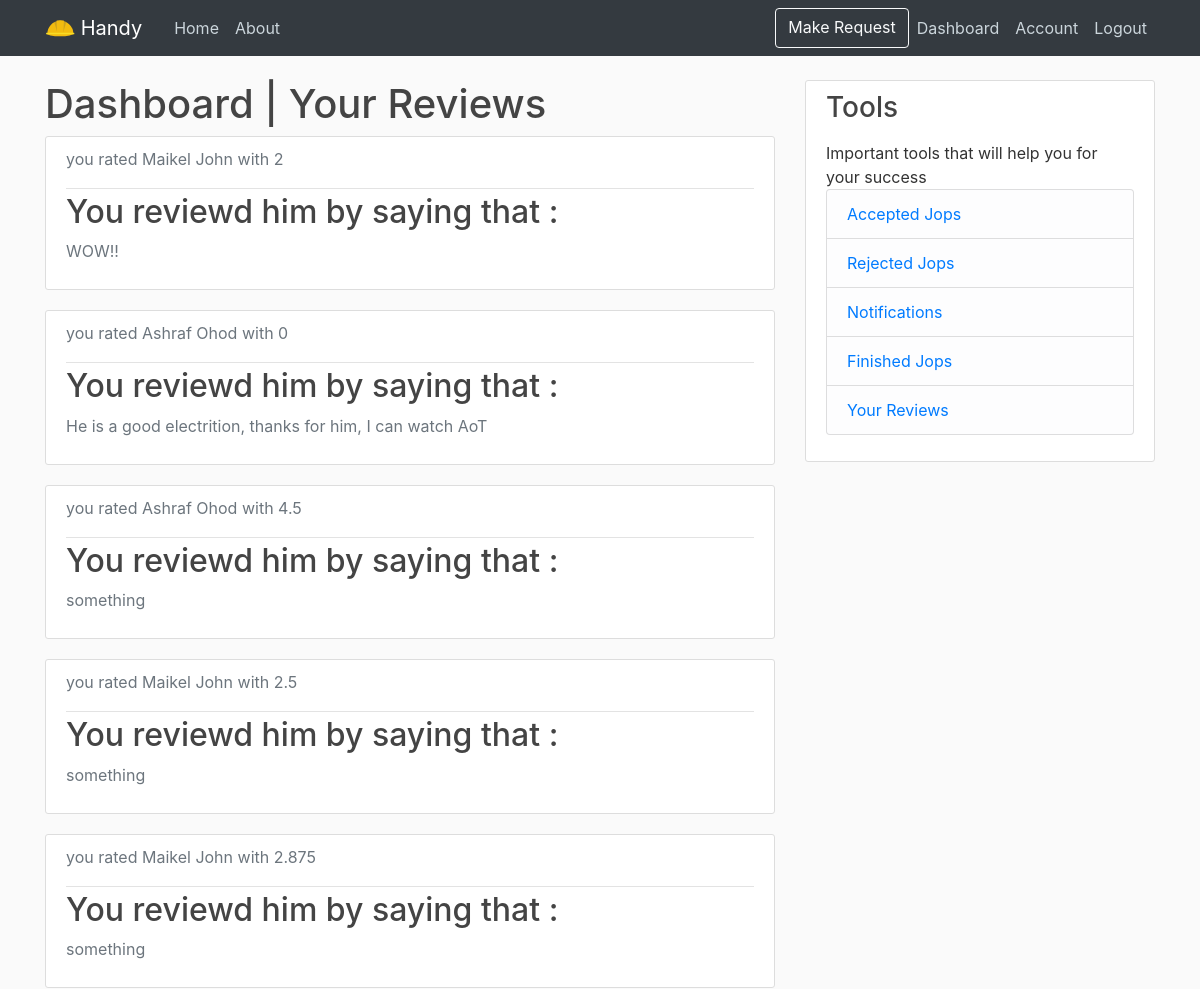
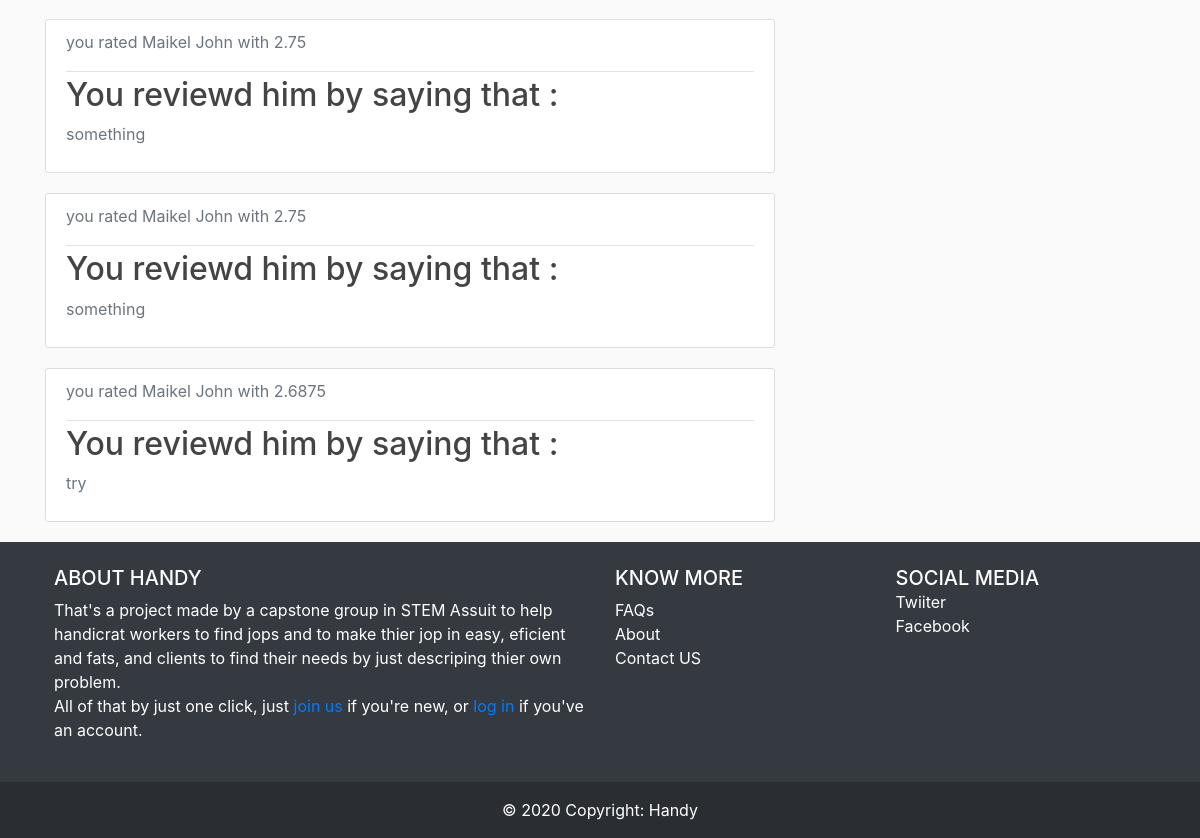
Screenshot of /account/dashboard/Reviews (signed in) with the database file from the repository (2 pictures, top to bottom).
### handy/models.py (models this page shows, shortened)
class Reviews(db.Model):
    id = db.Column(db.Integer, primary_key=True)
    Review = db.Column(db.String(), nullable=False)
    rate = db.Column(db.Integer, nullable=False)
    user_id = db.Column(db.Integer, db.ForeignKey('user.id'), nullable=False)
    worker_id = db.Column(db.Integer, nullable=False)

class User(db.Model, UserMixin):
    default = " I am an Handicraft who search about any jop here, I'm new here; so if you want any help in my major so please contact me"
    id = db.Column(db.Integer, primary_key=True)
    username = db.Column(db.String(20), nullable=False)
    firstname = db.Column(db.String(20), nullable=False)
    lastname = db.Column(db.String(20), nullable=False)
    email = db.Column(db.String(120), unique=True, nullable=False)
    image_file = db.Column(db.String(20), nullable=False, default='default.jpg')
    password = db.Column(db.String(60), nullable=False)
    account_type = db.Column(db.String(), nullable=False)
    phone = db.Column(db.String(), nullable=False)
    city = db.Column(db.String(), nullable=False)
    state = db.Column(db.String(), nullable=False)
    major = db.Column(db.String(), nullable=False, default='General')
    rate = db.Column(db.Integer, nullable=False, default=0)
    description = db.Column(db.Text, nullable=False, default=default)
    posts = db.relationship('Post', backref='author', lazy=True)
    jops = db.relationship('AppliedJop', backref='author', lazy=True)
    Hires = db.relationship('HireWorker', backref='author', lazy=True)
    reviews = db.relationship('Reviews', backref='author', lazy=True)

### handy/routes.py (the view, shortened to what this page needs)
@app.route("/account/dashboard/<string:route>", methods=['POST', 'GET'])
def dashboard_route(route):
    return render_template('dashboardExt.html', title=route, route=route, User=User, Reviews=Reviews, AppliedJop=AppliedJop)

### handy/models.py (called while the page is built)
@login_manager.user_loader
def load_user(user_id):
    try:
        return User.query.get(int(user_id))
    except:
        pass

### handy/templates/dashboardExt.html (shortened to what this page needs)
{% extends "dashboard.html" %}
    {% block ClientDashboard %}
        {% if route == 'General' %}
                <p class="text-muted"> Here in the Dashboard, you will have more accessibility to tools that will help you to success,
                    there will be more tools that will be availble soon, but right now there is three main tools :
                        <ul class="list-group">
                        <li class="list-group-item"><a href=" {{ url_for('dashboard_route', route='Accepted' ) }} ">Accepted Jops</a></li>
                        <p class="text-muted m-1">this tool will help you just to focus on the accepted jops, which will provide you more data about the client and the jop details, and will give you communication data to the client.</p>
                        <li class="list-group-item"><a href=" {{ url_for('dashboard_route', route='Rejected') }} ">Rejected Jops</a></li>
                        <p class="text-muted m-1">this tool will give you a list of rejected jops, which will make you have the ability to know them and to review the reasons which will help you in the next times.</p>
                        <li class="list-group-item"><a href="{{ url_for('dashboard_route', route='Reviews') }}">Client Reviews</a></li>
                        <p class="text-muted m-1">This tool will show you the reviews from clients that thier jops has been finished.</p>
                        </ul>
                    <span class="text-muted">and soon there will be more features that will help you to get your jop easy, efficent and fast, such as online payment methods, relatable handicrafts stores, and success statictics, which will be provided very soon.</span>
                    </p>
                {% elif route == 'Reviews' %}
                    {% for review in current_user.reviews %}
                            <article class="media content-section">
                                <div class="media-body">
                                    <div class="article-metadata">
                                        <p class="text-muted">you rated {{ User.query.get(review.worker_id).firstname }} {{ User.query.get(review.worker_id).lastname }} with {{ review.rate }} </p>
                                    </div>
                                    <h2> You reviewd him by saying that : </h2>
                                    <p class="text-muted">{{ review.Review }}</p>
                                </div>
                            </article>
                    {% endfor %}
                {% endif %}
    {% endblock ClientDashboard %}

### handy/static/main.css (style rules this page uses)
body { background: #fafafa; color: #333333; margin-top: 5rem; }
h1, h2, h3, h4, h5, h6 { color: #444444; }
.content-section { background: #ffffff; padding: 10px 20px; border: 1px solid #dddddd; border-radius: 3px; margin-bottom: 20px; }
.article-metadata { padding-bottom: 1px; margin-bottom: 4px; border-bottom: 1px solid #e3e3e3 }

### rows the page displays
Reviews: rate "2", Review "WOW!!"
User: query.get "Maikel", query.get "John"
Reviews: rate "0", Review "He is a good electrition, thanks for him, I can watch AoT"
User: query.get "Ashraf", query.get "Ohod"
Reviews: rate "4.5", Review "something"
Reviews: rate "2.5", Review "something"
Reviews: rate "2.875", Review "something"
Reviews: rate "2.75", Review "something"
Reviews: rate "2.75", Review "something"
Reviews: rate "2.6875", Review "try"
